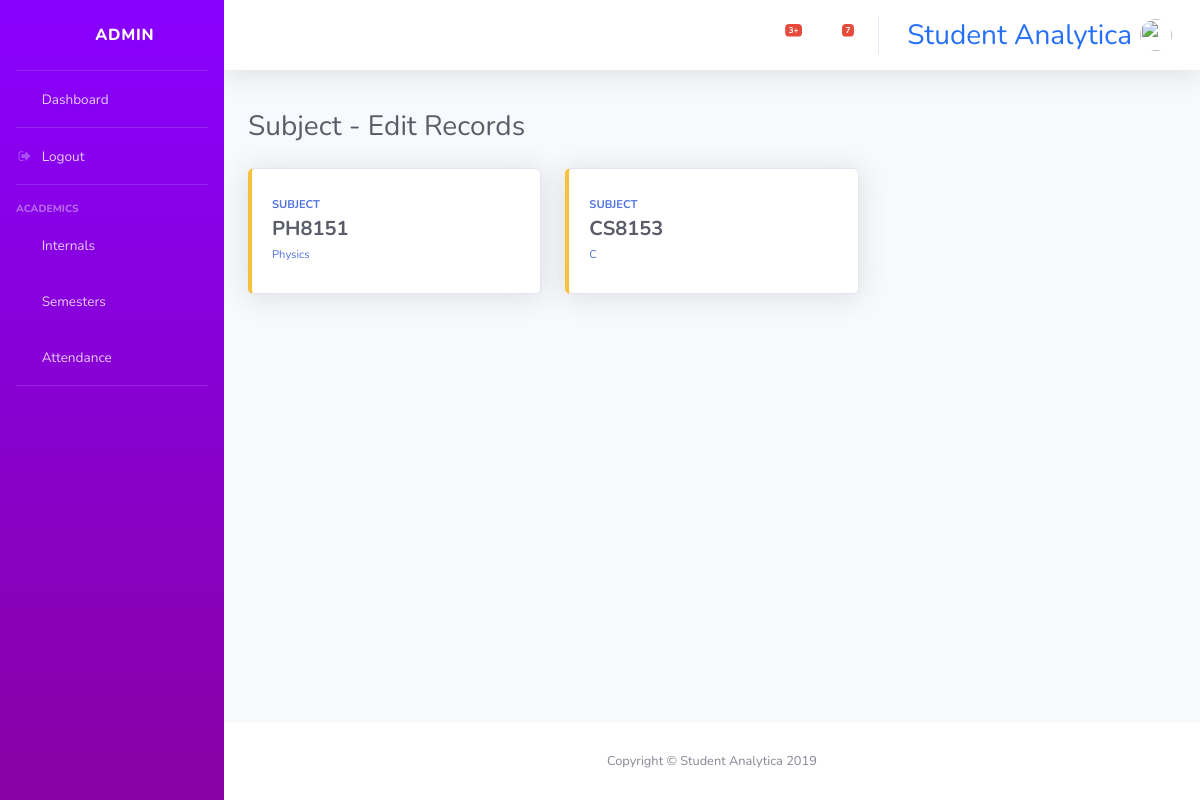
The app's page /subject/edit/ (signed in) with its own data.
### users/models.py (models this page shows, shortened)
class User(AbstractUser):
    user_type = models.CharField(max_length=20, choices=c.USER_TYPE)
    department = models.CharField(max_length=20, choices=c.DEPT)
    email = models.EmailField()
    date_of_birth = models.DateField(blank=True, null=True)
    age = models.IntegerField(blank=True, null=True)

### console/models.py (models this page shows, shortened)
class Subject(models.Model):
    subname = models.CharField(max_length=100)
    subcode = models.CharField(max_length=7, unique=True)
    subcred = models.CharField(max_length=2, choices=c.CRED, default='1')
    sem = models.CharField(max_length=1, choices=c.SEM, default='1')

### console/views/subject.py (the view)
def elist(request):
    if request.user.is_authenticated:
        if request.user.is_staff:
            context={
                'subjects': Subject.objects.all()
            }
            return render(request, 'console/subjects/list.html', context)
        else:
            return redirect('dashboard')

### console/templates/console/subjects/list.html
{% extends "base.html" %}
{% block content %}
<br>
<div class="d-sm-flex align-items-center justify-content-between mb-4">
    <h1 class="h3 mb-0 text-gray-800">Subject - Edit Records</h1>
</div>
<div class="row">
    {% for subject in subjects %}
    <div class="col-xl-4 col-md-6 mb-4">
        <a href="{% url 'edit_sub_form' pk=subject.id %}" style="text-decoration: none;">
            <div class="card border-left-warning shadow h-100 py-2">
                <div class="card-body">
                    <div class="row no-gutters align-items-center">
                        <div class="col mr-2">
                            <div class="text-xs font-weight-bold text-primary text-uppercase mb-1">Subject</div>
                            <div class="h5 mb-0 font-weight-bold text-gray-800">{{subject.subcode}}</div>
                            <span class="text-xs">{{subject.subname}}</span>
                        </div>
                        <div class="col-auto">
                            <i class="fas fa-book-reader fa-2x text-gray-300"></i>
                        </div>
                    </div>
                </div>
            </div>
        </a>
    </div>
    {% endfor %}
</div>
{% endblock content %}

### console/templates/base.html (shortened to what this page needs)
{% load static %}
<!DOCTYPE html>
<html lang="en">
<head>
  <link href="{% static 'vendor/fontawesome-free/css/all.min.css' %}" rel="stylesheet" type="text/css">
  <link rel="stylesheet" href="https://cdnjs.cloudflare.com/ajax/libs/font-awesome/4.7.0/css/font-awesome.min.css">
  <link href="{% static 'css/sb-admin-2.min.css' %}" rel="stylesheet">
<link rel="stylesheet"
    href="https://cdnjs.cloudflare.com/ajax/libs/tempusdominus-bootstrap-4/5.1.2/css/tempusdominus-bootstrap-4.min.css"
 />
</head>
<body id="page-top">
  <div id="wrapper">
    <ul class="navbar-nav sidebar sidebar-dark accordion" id="accordionSidebar" style="background: rgb(135, 1, 161); background: linear-gradient(360deg, rgb(136, 1, 163) 0%, rgba(136,0,255,1) 100%, rgba(102,0,255,1) 100%);">
      <a class="sidebar-brand d-flex align-items-center justify-content-center" href="">
        <div class="sidebar-brand-icon rotate-n-15">
          <i class="fas fa-laugh-wink"></i>
        </div>
        <div class="sidebar-brand-text mx-3">{{user.username}}</div>
      </a>
      <hr class="sidebar-divider my-0">
      <li class="nav-item">
        <a class="nav-link" href="{% url 'home' %}">
          <i class="fas fa-fw fa-tachometer-alt"></i>
          <span>Dashboard</span>
        </a>
      </li>
      <hr class="sidebar-divider my-0">
      <li class="nav-item">
        <a class="nav-link" href="{% url 'logout' %}">
          <i class="fa fa-fw fa-sign-out"></i>
          <span>Logout</span>
        </a>
      </li>
      <hr class="sidebar-divider">
      <div class="sidebar-heading">
        Academics
      </div>
      <li class="nav-item">
        <a class="nav-link collapsed" href="{% url 'assigned_class' %}">
          <i class="fas fa-fw fa-file-alt"></i>
          <span>Internals</span>
        </a>
      </li>
      <li class="nav-item">
        <a class="nav-link" href="{% url 'assigned_sem' %}">
          <i class="far fa-fw fa-copy"></i>
          <span>Semesters</span></a>
      </li>
      <li class="nav-item">
        <a class="nav-link" href="#">
          <i class="fas fa-fw fa-chart-area"></i>
          <span>Attendance</span></a>
      </li>
      <hr class="sidebar-divider d-none d-md-block">
    </ul>
    <div id="content-wrapper" class="d-flex flex-column">
      <div id="content">
        <nav class="navbar navbar-expand navbar-light bg-white topbar mb-3 static-top shadow">
          <ul class="navbar-nav ml-auto">
            <li class="nav-item dropdown no-arrow mx-1">
              <a class="nav-link dropdown-toggle" href="#" id="alertsDropdown" role="button" data-toggle="dropdown" aria-haspopup="true" aria-expanded="false">
                <i class="fas fa-bell fa-fw"></i>
                <span class="badge badge-danger badge-counter">3+</span>
              </a>
            </li>
            <li class="nav-item dropdown no-arrow mx-1">
              <a class="nav-link dropdown-toggle" href="#" id="messagesDropdown" role="button" data-toggle="dropdown" aria-haspopup="true" aria-expanded="false">
                <i class="fas fa-envelope fa-fw"></i>
                <span class="badge badge-danger badge-counter">7</span>
              </a>
            </li>
            <li class="nav-item">
              <a class="nav-link">
                <h3 class="mr-2 d-none d-lg-inline active" style="color: rgb(38, 111, 247); padding-top:10px">Student Analytica</h3>
                <img class="img-profile rounded-circle" src="{% static '{{user.profile.image}}' %}">
              </a>
            </li>
          </ul>
        </nav>
        <div class="container-fluid">
            {% block content %}
            {% endblock content %}
        </div>
      </div>
      <footer class="sticky-footer bg-white">
        <div class="container my-auto">
          <div class="copyright text-center my-auto">
            <span>Copyright &copy; Student Analytica 2019</span>
          </div>
        </div>
      </footer>
    </div>
  </div>
</body>
</html>

### records on screen
User: username "ADMIN"
Subject: subcode "PH8151", subname "Physics"
Subject: subcode "CS8153", subname "C"
